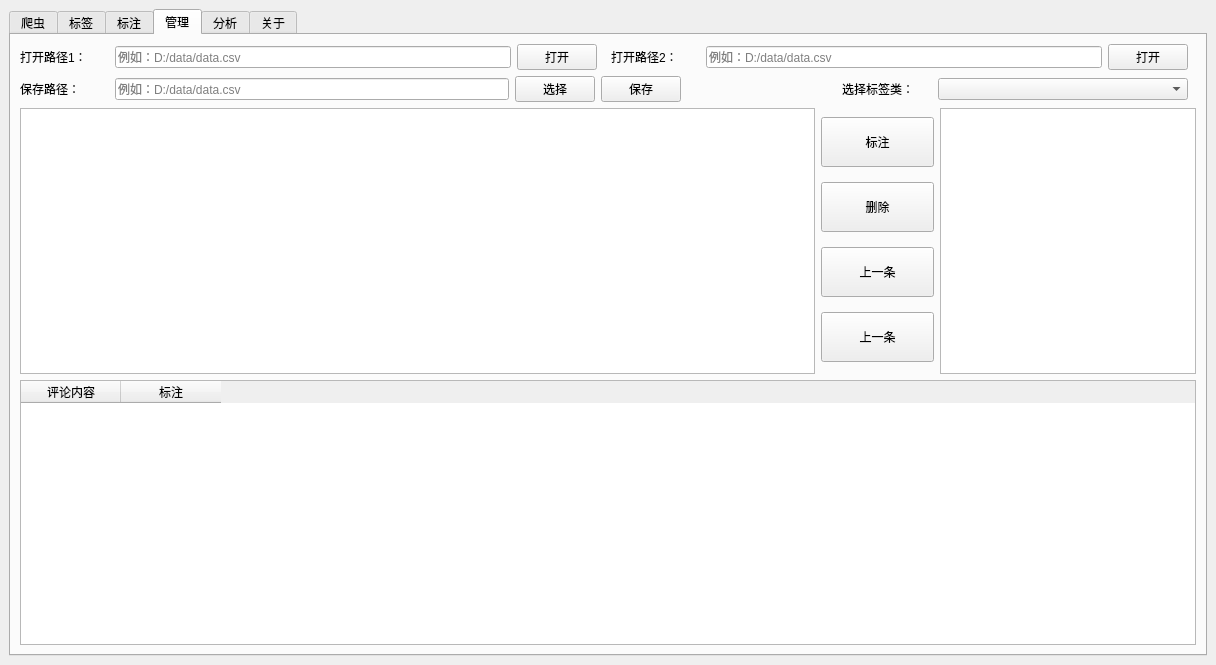
<?xml version="1.0" encoding="UTF-8"?>
<ui version="4.0">
 <class>MainWindow</class>
 <widget class="QMainWindow" name="MainWindow">
  <property name="geometry">
   <rect>
    <x>0</x>
    <y>0</y>
    <width>1216</width>
    <height>665</height>
   </rect>
  </property>
  <property name="windowTitle">
   <string>数据标注软件</string>
  </property>
  <widget class="QWidget" name="centralwidget">
   <layout class="QHBoxLayout" name="horizontalLayout_2">
    <item>
     <widget class="QTabWidget" name="tabWidget">
      <property name="currentIndex">
       <number>3</number>
      </property>
      <property name="iconSize">
       <size>
        <width>17</width>
        <height>20</height>
       </size>
      </property>
      <property name="tabBarAutoHide">
       <bool>false</bool>
      </property>
      <widget class="QWidget" name="spider">
       <attribute name="title">
        <string>爬虫</string>
       </attribute>
       <layout class="QHBoxLayout" name="horizontalLayout">
        <item>
         <layout class="QVBoxLayout" name="spi_vL_1">
          <item>
           <layout class="QHBoxLayout" name="spi_hL_2">
            <property name="topMargin">
             <number>30</number>
            </property>
            <property name="rightMargin">
             <number>400</number>
            </property>
            <item>
             <layout class="QVBoxLayout" name="spi_vL_3">
              <item>
               <layout class="QHBoxLayout" name="spi_hL_9">
                <item>
                 <widget class="QLabel" name="spi_l_stock">
                  <property name="text">
                   <string>股票代号：</string>
                  </property>
                 </widget>
                </item>
                <item>
                 <widget class="QLineEdit" name="spi_lE_stock">
                  <property name="minimumSize">
                   <size>
                    <width>0</width>
                    <height>0</height>
                   </size>
                  </property>
                  <property name="text">
                   <string/>
                  </property>
                  <property name="placeholderText">
                   <string>例如：SH603517</string>
                  </property>
                 </widget>
                </item>
               </layout>
              </item>
              <item>
               <layout class="QHBoxLayout" name="spi_hL_10">
                <item>
                 <widget class="QLabel" name="spi_l_path">
                  <property name="text">
                   <string>保存路径：</string>
                  </property>
                 </widget>
                </item>
                <item>
                 <widget class="QLineEdit" name="spi_lE_path">
                  <property name="text">
                   <string/>
                  </property>
                  <property name="frame">
                   <bool>true</bool>
                  </property>
                  <property name="echoMode">
                   <enum>QLineEdit::Normal</enum>
                  </property>
                  <property name="cursorPosition">
                   <number>0</number>
                  </property>
                  <property name="dragEnabled">
                   <bool>false</bool>
                  </property>
                  <property name="placeholderText">
                   <string>例如：D:/data/data.csv</string>
                  </property>
                 </widget>
                </item>
               </layout>
              </item>
             </layout>
            </item>
            <item>
             <widget class="QPushButton" name="spi_pB_open">
              <property name="text">
               <string>打开</string>
              </property>
             </widget>
            </item>
            <item>
             <widget class="QPushButton" name="spi_pB_yes">
              <property name="text">
               <string>开始</string>
              </property>
             </widget>
            </item>
            <item>
             <widget class="QPushButton" name="spi_pB_stop">
              <property name="text">
               <string>暂停</string>
              </property>
             </widget>
            </item>
           </layout>
          </item>
          <item>
           <spacer name="spi_vS">
            <property name="orientation">
             <enum>Qt::Vertical</enum>
            </property>
            <property name="sizeType">
             <enum>QSizePolicy::Fixed</enum>
            </property>
            <property name="sizeHint" stdset="0">
             <size>
              <width>20</width>
              <height>30</height>
             </size>
            </property>
           </spacer>
          </item>
          <item>
           <widget class="QLabel" name="spi_l_message">
            <property name="text">
             <string>爬取信息：</string>
            </property>
           </widget>
          </item>
          <item>
           <widget class="QTextBrowser" name="spi_tB_message"/>
          </item>
         </layout>
        </item>
       </layout>
      </widget>
      <widget class="QWidget" name="label">
       <attribute name="title">
        <string>标签</string>
       </attribute>
       <layout class="QHBoxLayout" name="horizontalLayout_6">
        <item>
         <layout class="QHBoxLayout" name="lab_hL_1">
          <property name="leftMargin">
           <number>150</number>
          </property>
          <property name="topMargin">
           <number>40</number>
          </property>
          <property name="rightMargin">
           <number>150</number>
          </property>
          <property name="bottomMargin">
           <number>80</number>
          </property>
          <item>
           <layout class="QVBoxLayout" name="lab_vL_2">
            <item>
             <widget class="QLabel" name="lab_l_class">
              <property name="text">
               <string>标签类</string>
              </property>
             </widget>
            </item>
            <item>
             <widget class="QListWidget" name="lab_lW_ClassMessage"/>
            </item>
            <item>
             <layout class="QHBoxLayout" name="lab_hL_4">
              <item>
               <widget class="QPushButton" name="lab_pB_addClass">
                <property name="text">
                 <string>添加标签类</string>
                </property>
               </widget>
              </item>
              <item>
               <widget class="QPushButton" name="lab_pB_delClass">
                <property name="text">
                 <string>删除标签类</string>
                </property>
               </widget>
              </item>
             </layout>
            </item>
           </layout>
          </item>
          <item>
           <spacer name="lab_hS">
            <property name="orientation">
             <enum>Qt::Horizontal</enum>
            </property>
            <property name="sizeType">
             <enum>QSizePolicy::Fixed</enum>
            </property>
            <property name="sizeHint" stdset="0">
             <size>
              <width>119</width>
              <height>21</height>
             </size>
            </property>
           </spacer>
          </item>
          <item>
           <layout class="QVBoxLayout" name="lab_vL_3">
            <item>
             <widget class="QLabel" name="lab_l_label">
              <property name="text">
               <string>标签</string>
              </property>
             </widget>
            </item>
            <item>
             <widget class="QListWidget" name="Lab_lW_labelMessage"/>
            </item>
            <item>
             <layout class="QHBoxLayout" name="lab_hL_5">
              <item>
               <widget class="QPushButton" name="lab_pB_addLabel">
                <property name="text">
                 <string>添加标签</string>
                </property>
               </widget>
              </item>
              <item>
               <widget class="QPushButton" name="lab_pB_delLabel">
                <property name="text">
                 <string>删除标签</string>
                </property>
               </widget>
              </item>
             </layout>
            </item>
           </layout>
          </item>
         </layout>
        </item>
       </layout>
      </widget>
      <widget class="QWidget" name="annotation">
       <attribute name="title">
        <string>标注</string>
       </attribute>
       <layout class="QGridLayout" name="gridLayout">
        <item row="0" column="0">
         <layout class="QVBoxLayout" name="verticalLayout_3">
          <item>
           <layout class="QHBoxLayout" name="ann_hL_2">
            <property name="spacing">
             <number>6</number>
            </property>
            <property name="rightMargin">
             <number>8</number>
            </property>
            <item>
             <widget class="QLabel" name="ann_l_path">
              <property name="sizePolicy">
               <sizepolicy hsizetype="Fixed" vsizetype="Preferred">
                <horstretch>10</horstretch>
                <verstretch>0</verstretch>
               </sizepolicy>
              </property>
              <property name="minimumSize">
               <size>
                <width>89</width>
                <height>0</height>
               </size>
              </property>
              <property name="text">
               <string>打开路径：</string>
              </property>
             </widget>
            </item>
            <item>
             <widget class="QLineEdit" name="remark_lE_path">
              <property name="sizePolicy">
               <sizepolicy hsizetype="Minimum" vsizetype="Fixed">
                <horstretch>10</horstretch>
                <verstretch>0</verstretch>
               </sizepolicy>
              </property>
              <property name="minimumSize">
               <size>
                <width>140</width>
                <height>0</height>
               </size>
              </property>
              <property name="maximumSize">
               <size>
                <width>16777211</width>
                <height>16777215</height>
               </size>
              </property>
              <property name="placeholderText">
               <string>例如：D:/data/data.csv</string>
              </property>
             </widget>
            </item>
            <item>
             <widget class="QPushButton" name="remark_pB_open">
              <property name="sizePolicy">
               <sizepolicy hsizetype="Fixed" vsizetype="Fixed">
                <horstretch>1</horstretch>
                <verstretch>0</verstretch>
               </sizepolicy>
              </property>
              <property name="minimumSize">
               <size>
                <width>0</width>
                <height>0</height>
               </size>
              </property>
              <property name="text">
               <string>打开</string>
              </property>
             </widget>
            </item>
            <item>
             <widget class="QPushButton" name="remark_pB_save">
              <property name="sizePolicy">
               <sizepolicy hsizetype="Fixed" vsizetype="Fixed">
                <horstretch>1</horstretch>
                <verstretch>0</verstretch>
               </sizepolicy>
              </property>
              <property name="text">
               <string>保存</string>
              </property>
             </widget>
            </item>
            <item>
             <spacer name="horizontalSpacer">
              <property name="orientation">
               <enum>Qt::Horizontal</enum>
              </property>
              <property name="sizeType">
               <enum>QSizePolicy::Fixed</enum>
              </property>
              <property name="sizeHint" stdset="0">
               <size>
                <width>155</width>
                <height>20</height>
               </size>
              </property>
             </spacer>
            </item>
            <item>
             <widget class="QLabel" name="ann_l_class">
              <property name="sizePolicy">
               <sizepolicy hsizetype="Expanding" vsizetype="Preferred">
                <horstretch>1</horstretch>
                <verstretch>0</verstretch>
               </sizepolicy>
              </property>
              <property name="minimumSize">
               <size>
                <width>90</width>
                <height>0</height>
               </size>
              </property>
              <property name="text">
               <string>选择标签类：</string>
              </property>
             </widget>
            </item>
            <item>
             <widget class="QComboBox" name="remark_cB_class">
              <property name="sizePolicy">
               <sizepolicy hsizetype="Expanding" vsizetype="Fixed">
                <horstretch>1</horstretch>
                <verstretch>0</verstretch>
               </sizepolicy>
              </property>
              <property name="minimumSize">
               <size>
                <width>250</width>
                <height>0</height>
               </size>
              </property>
             </widget>
            </item>
           </layout>
          </item>
          <item>
           <layout class="QVBoxLayout" name="verticalLayout_2">
            <item>
             <layout class="QHBoxLayout" name="horizontalLayout_3">
              <item>
               <widget class="QListWidget" name="remark_lW_message">
                <property name="sizePolicy">
                 <sizepolicy hsizetype="Fixed" vsizetype="Expanding">
                  <horstretch>0</horstretch>
                  <verstretch>0</verstretch>
                 </sizepolicy>
                </property>
                <property name="minimumSize">
                 <size>
                  <width>795</width>
                  <height>0</height>
                 </size>
                </property>
               </widget>
              </item>
              <item>
               <layout class="QVBoxLayout" name="verticalLayout">
                <property name="leftMargin">
                 <number>15</number>
                </property>
                <property name="topMargin">
                 <number>0</number>
                </property>
                <property name="rightMargin">
                 <number>15</number>
                </property>
                <property name="bottomMargin">
                 <number>0</number>
                </property>
                <item>
                 <widget class="QPushButton" name="ann_pB_yes">
                  <property name="sizePolicy">
                   <sizepolicy hsizetype="Ignored" vsizetype="Fixed">
                    <horstretch>0</horstretch>
                    <verstretch>0</verstretch>
                   </sizepolicy>
                  </property>
                  <property name="minimumSize">
                   <size>
                    <width>60</width>
                    <height>60</height>
                   </size>
                  </property>
                  <property name="text">
                   <string>标注</string>
                  </property>
                 </widget>
                </item>
                <item>
                 <widget class="QPushButton" name="pushButton">
                  <property name="minimumSize">
                   <size>
                    <width>60</width>
                    <height>60</height>
                   </size>
                  </property>
                  <property name="text">
                   <string>删除</string>
                  </property>
                 </widget>
                </item>
                <item>
                 <widget class="QPushButton" name="ann_pB_next">
                  <property name="sizePolicy">
                   <sizepolicy hsizetype="Ignored" vsizetype="Fixed">
                    <horstretch>0</horstretch>
                    <verstretch>0</verstretch>
                   </sizepolicy>
                  </property>
                  <property name="minimumSize">
                   <size>
                    <width>60</width>
                    <height>60</height>
                   </size>
                  </property>
                  <property name="text">
                   <string>下一条</string>
                  </property>
                 </widget>
                </item>
                <item>
                 <widget class="QPushButton" name="ann_pB_pre">
                  <property name="sizePolicy">
                   <sizepolicy hsizetype="Ignored" vsizetype="Fixed">
                    <horstretch>0</horstretch>
                    <verstretch>0</verstretch>
                   </sizepolicy>
                  </property>
                  <property name="minimumSize">
                   <size>
                    <width>60</width>
                    <height>60</height>
                   </size>
                  </property>
                  <property name="text">
                   <string>上一条</string>
                  </property>
                 </widget>
                </item>
               </layout>
              </item>
              <item>
               <widget class="QListWidget" name="remark_lW_label">
                <property name="sizePolicy">
                 <sizepolicy hsizetype="Fixed" vsizetype="Expanding">
                  <horstretch>0</horstretch>
                  <verstretch>0</verstretch>
                 </sizepolicy>
                </property>
                <property name="minimumSize">
                 <size>
                  <width>125</width>
                  <height>0</height>
                 </size>
                </property>
               </widget>
              </item>
             </layout>
            </item>
            <item>
             <widget class="QTableWidget" name="remark_lW_list">
              <column>
               <property name="text">
                <string>评论内容</string>
               </property>
              </column>
              <column>
               <property name="text">
                <string>标注</string>
               </property>
              </column>
             </widget>
            </item>
           </layout>
          </item>
         </layout>
        </item>
       </layout>
      </widget>
      <widget class="QWidget" name="tab">
       <attribute name="title">
        <string>管理</string>
       </attribute>
       <layout class="QVBoxLayout" name="verticalLayout_6">
        <item>
         <layout class="QVBoxLayout" name="verticalLayout_5">
          <item>
           <layout class="QHBoxLayout" name="horizontalLayout_4">
            <item>
             <layout class="QHBoxLayout" name="ann_hL_4">
              <property name="spacing">
               <number>6</number>
              </property>
              <property name="rightMargin">
               <number>8</number>
              </property>
              <item>
               <widget class="QLabel" name="ann_l_path_3">
                <property name="sizePolicy">
                 <sizepolicy hsizetype="Fixed" vsizetype="Preferred">
                  <horstretch>10</horstretch>
                  <verstretch>0</verstretch>
                 </sizepolicy>
                </property>
                <property name="minimumSize">
                 <size>
                  <width>89</width>
                  <height>0</height>
                 </size>
                </property>
                <property name="text">
                 <string>打开路径1：</string>
                </property>
               </widget>
              </item>
              <item>
               <widget class="QLineEdit" name="remark_lE_path_3">
                <property name="sizePolicy">
                 <sizepolicy hsizetype="Minimum" vsizetype="Fixed">
                  <horstretch>10</horstretch>
                  <verstretch>0</verstretch>
                 </sizepolicy>
                </property>
                <property name="minimumSize">
                 <size>
                  <width>140</width>
                  <height>0</height>
                 </size>
                </property>
                <property name="maximumSize">
                 <size>
                  <width>16777211</width>
                  <height>16777215</height>
                 </size>
                </property>
                <property name="placeholderText">
                 <string>例如：D:/data/data.csv</string>
                </property>
               </widget>
              </item>
              <item>
               <widget class="QPushButton" name="remark_pB_open_3">
                <property name="sizePolicy">
                 <sizepolicy hsizetype="Fixed" vsizetype="Fixed">
                  <horstretch>1</horstretch>
                  <verstretch>0</verstretch>
                 </sizepolicy>
                </property>
                <property name="minimumSize">
                 <size>
                  <width>0</width>
                  <height>0</height>
                 </size>
                </property>
                <property name="text">
                 <string>打开</string>
                </property>
               </widget>
              </item>
             </layout>
            </item>
            <item>
             <layout class="QHBoxLayout" name="ann_hL_5">
              <property name="spacing">
               <number>6</number>
              </property>
              <property name="rightMargin">
               <number>8</number>
              </property>
              <item>
               <widget class="QLabel" name="ann_l_path_4">
                <property name="sizePolicy">
                 <sizepolicy hsizetype="Fixed" vsizetype="Preferred">
                  <horstretch>10</horstretch>
                  <verstretch>0</verstretch>
                 </sizepolicy>
                </property>
                <property name="minimumSize">
                 <size>
                  <width>89</width>
                  <height>0</height>
                 </size>
                </property>
                <property name="text">
                 <string>打开路径2：</string>
                </property>
               </widget>
              </item>
              <item>
               <widget class="QLineEdit" name="remark_lE_path_4">
                <property name="sizePolicy">
                 <sizepolicy hsizetype="Minimum" vsizetype="Fixed">
                  <horstretch>10</horstretch>
                  <verstretch>0</verstretch>
                 </sizepolicy>
                </property>
                <property name="minimumSize">
                 <size>
                  <width>140</width>
                  <height>0</height>
                 </size>
                </property>
                <property name="maximumSize">
                 <size>
                  <width>16777211</width>
                  <height>16777215</height>
                 </size>
                </property>
                <property name="placeholderText">
                 <string>例如：D:/data/data.csv</string>
                </property>
               </widget>
              </item>
              <item>
               <widget class="QPushButton" name="remark_pB_open_4">
                <property name="sizePolicy">
                 <sizepolicy hsizetype="Fixed" vsizetype="Fixed">
                  <horstretch>1</horstretch>
                  <verstretch>0</verstretch>
                 </sizepolicy>
                </property>
                <property name="minimumSize">
                 <size>
                  <width>0</width>
                  <height>0</height>
                 </size>
                </property>
                <property name="text">
                 <string>打开</string>
                </property>
               </widget>
              </item>
             </layout>
            </item>
           </layout>
          </item>
          <item>
           <layout class="QHBoxLayout" name="ann_hL_3">
            <property name="spacing">
             <number>6</number>
            </property>
            <property name="rightMargin">
             <number>8</number>
            </property>
            <item>
             <widget class="QLabel" name="ann_l_path_2">
              <property name="sizePolicy">
               <sizepolicy hsizetype="Fixed" vsizetype="Preferred">
                <horstretch>10</horstretch>
                <verstretch>0</verstretch>
               </sizepolicy>
              </property>
              <property name="minimumSize">
               <size>
                <width>89</width>
                <height>0</height>
               </size>
              </property>
              <property name="text">
               <string>保存路径：</string>
              </property>
             </widget>
            </item>
            <item>
             <widget class="QLineEdit" name="remark_lE_path_2">
              <property name="sizePolicy">
               <sizepolicy hsizetype="Minimum" vsizetype="Fixed">
                <horstretch>10</horstretch>
                <verstretch>0</verstretch>
               </sizepolicy>
              </property>
              <property name="minimumSize">
               <size>
                <width>140</width>
                <height>0</height>
               </size>
              </property>
              <property name="maximumSize">
               <size>
                <width>16777211</width>
                <height>16777215</height>
               </size>
              </property>
              <property name="placeholderText">
               <string>例如：D:/data/data.csv</string>
              </property>
             </widget>
            </item>
            <item>
             <widget class="QPushButton" name="remark_pB_open_2">
              <property name="sizePolicy">
               <sizepolicy hsizetype="Fixed" vsizetype="Fixed">
                <horstretch>1</horstretch>
                <verstretch>0</verstretch>
               </sizepolicy>
              </property>
              <property name="minimumSize">
               <size>
                <width>0</width>
                <height>0</height>
               </size>
              </property>
              <property name="text">
               <string>选择</string>
              </property>
             </widget>
            </item>
            <item>
             <widget class="QPushButton" name="remark_pB_save_2">
              <property name="sizePolicy">
               <sizepolicy hsizetype="Fixed" vsizetype="Fixed">
                <horstretch>1</horstretch>
                <verstretch>0</verstretch>
               </sizepolicy>
              </property>
              <property name="text">
               <string>保存</string>
              </property>
             </widget>
            </item>
            <item>
             <spacer name="horizontalSpacer_2">
              <property name="orientation">
               <enum>Qt::Horizontal</enum>
              </property>
              <property name="sizeType">
               <enum>QSizePolicy::Fixed</enum>
              </property>
              <property name="sizeHint" stdset="0">
               <size>
                <width>155</width>
                <height>20</height>
               </size>
              </property>
             </spacer>
            </item>
            <item>
             <widget class="QLabel" name="ann_l_class_2">
              <property name="sizePolicy">
               <sizepolicy hsizetype="Expanding" vsizetype="Preferred">
                <horstretch>1</horstretch>
                <verstretch>0</verstretch>
               </sizepolicy>
              </property>
              <property name="minimumSize">
               <size>
                <width>90</width>
                <height>0</height>
               </size>
              </property>
              <property name="text">
               <string>选择标签类：</string>
              </property>
             </widget>
            </item>
            <item>
             <widget class="QComboBox" name="remark_cB_class_2">
              <property name="sizePolicy">
               <sizepolicy hsizetype="Expanding" vsizetype="Fixed">
                <horstretch>1</horstretch>
                <verstretch>0</verstretch>
               </sizepolicy>
              </property>
              <property name="minimumSize">
               <size>
                <width>250</width>
                <height>0</height>
               </size>
              </property>
             </widget>
            </item>
           </layout>
          </item>
          <item>
           <layout class="QHBoxLayout" name="horizontalLayout_5">
            <item>
             <widget class="QListWidget" name="remark_lW_message_2">
              <property name="sizePolicy">
               <sizepolicy hsizetype="Fixed" vsizetype="Expanding">
                <horstretch>0</horstretch>
                <verstretch>0</verstretch>
               </sizepolicy>
              </property>
              <property name="minimumSize">
               <size>
                <width>795</width>
                <height>0</height>
               </size>
              </property>
             </widget>
            </item>
            <item>
             <layout class="QVBoxLayout" name="verticalLayout_4">
              <item>
               <widget class="QPushButton" name="ann_pB_yes_2">
                <property name="sizePolicy">
                 <sizepolicy hsizetype="Ignored" vsizetype="Fixed">
                  <horstretch>0</horstretch>
                  <verstretch>0</verstretch>
                 </sizepolicy>
                </property>
                <property name="minimumSize">
                 <size>
                  <width>60</width>
                  <height>50</height>
                 </size>
                </property>
                <property name="text">
                 <string>标注</string>
                </property>
                <property name="iconSize">
                 <size>
                  <width>10</width>
                  <height>10</height>
                 </size>
                </property>
               </widget>
              </item>
              <item>
               <widget class="QPushButton" name="ann_pB_next_2">
                <property name="sizePolicy">
                 <sizepolicy hsizetype="Ignored" vsizetype="Fixed">
                  <horstretch>0</horstretch>
                  <verstretch>0</verstretch>
                 </sizepolicy>
                </property>
                <property name="minimumSize">
                 <size>
                  <width>50</width>
                  <height>50</height>
                 </size>
                </property>
                <property name="text">
                 <string>删除</string>
                </property>
               </widget>
              </item>
              <item>
               <widget class="QPushButton" name="ann_pB_pre_2">
                <property name="sizePolicy">
                 <sizepolicy hsizetype="Ignored" vsizetype="Fixed">
                  <horstretch>0</horstretch>
                  <verstretch>0</verstretch>
                 </sizepolicy>
                </property>
                <property name="minimumSize">
                 <size>
                  <width>50</width>
                  <height>50</height>
                 </size>
                </property>
                <property name="text">
                 <string>上一条</string>
                </property>
               </widget>
              </item>
              <item>
               <widget class="QPushButton" name="ann_pB_pre_3">
                <property name="sizePolicy">
                 <sizepolicy hsizetype="Ignored" vsizetype="Fixed">
                  <horstretch>0</horstretch>
                  <verstretch>0</verstretch>
                 </sizepolicy>
                </property>
                <property name="minimumSize">
                 <size>
                  <width>50</width>
                  <height>50</height>
                 </size>
                </property>
                <property name="text">
                 <string>上一条</string>
                </property>
               </widget>
              </item>
             </layout>
            </item>
            <item>
             <widget class="QListWidget" name="remark_lW_label_2">
              <property name="sizePolicy">
               <sizepolicy hsizetype="Fixed" vsizetype="Expanding">
                <horstretch>0</horstretch>
                <verstretch>0</verstretch>
               </sizepolicy>
              </property>
              <property name="minimumSize">
               <size>
                <width>125</width>
                <height>0</height>
               </size>
              </property>
             </widget>
            </item>
           </layout>
          </item>
          <item>
           <widget class="QTableWidget" name="remark_lW_list_2">
            <column>
             <property name="text">
              <string>评论内容</string>
             </property>
            </column>
            <column>
             <property name="text">
              <string>标注</string>
             </property>
            </column>
           </widget>
          </item>
         </layout>
        </item>
       </layout>
      </widget>
      <widget class="QWidget" name="analyze">
       <attribute name="title">
        <string>分析</string>
       </attribute>
       <layout class="QHBoxLayout" name="horizontalLayout_34">
        <item>
         <layout class="QVBoxLayout" name="ana_vL_2">
          <property name="bottomMargin">
           <number>20</number>
          </property>
          <item>
           <layout class="QHBoxLayout" name="ana_hL_3">
            <property name="rightMargin">
             <number>563</number>
            </property>
            <item>
             <widget class="QLabel" name="ana_l_open">
              <property name="sizePolicy">
               <sizepolicy hsizetype="Fixed" vsizetype="Preferred">
                <horstretch>1</horstretch>
                <verstretch>0</verstretch>
               </sizepolicy>
              </property>
              <property name="minimumSize">
               <size>
                <width>89</width>
                <height>0</height>
               </size>
              </property>
              <property name="text">
               <string>打开路径：</string>
              </property>
             </widget>
            </item>
            <item>
             <widget class="QLineEdit" name="ana_lE_path">
              <property name="sizePolicy">
               <sizepolicy hsizetype="Minimum" vsizetype="Fixed">
                <horstretch>0</horstretch>
                <verstretch>0</verstretch>
               </sizepolicy>
              </property>
              <property name="minimumSize">
               <size>
                <width>39</width>
                <height>0</height>
               </size>
              </property>
              <property name="placeholderText">
               <string>例如：D:/data/data.csv</string>
              </property>
             </widget>
            </item>
            <item>
             <widget class="QPushButton" name="ana_pB_open">
              <property name="sizePolicy">
               <sizepolicy hsizetype="Fixed" vsizetype="Fixed">
                <horstretch>1</horstretch>
                <verstretch>0</verstretch>
               </sizepolicy>
              </property>
              <property name="text">
               <string>打开</string>
              </property>
             </widget>
            </item>
            <item>
             <widget class="QPushButton" name="ana_pB_yes">
              <property name="sizePolicy">
               <sizepolicy hsizetype="Fixed" vsizetype="Fixed">
                <horstretch>1</horstretch>
                <verstretch>0</verstretch>
               </sizepolicy>
              </property>
              <property name="text">
               <string>确认</string>
              </property>
             </widget>
            </item>
           </layout>
          </item>
          <item>
           <layout class="QHBoxLayout" name="ana_hL_4">
            <property name="rightMargin">
             <number>816</number>
            </property>
            <item>
             <widget class="QLabel" name="ana_l_class">
              <property name="sizePolicy">
               <sizepolicy hsizetype="Fixed" vsizetype="Preferred">
                <horstretch>0</horstretch>
                <verstretch>0</verstretch>
               </sizepolicy>
              </property>
              <property name="minimumSize">
               <size>
                <width>90</width>
                <height>0</height>
               </size>
              </property>
              <property name="text">
               <string>选择标签类：</string>
              </property>
             </widget>
            </item>
            <item>
             <widget class="QComboBox" name="ana_cB_class">
              <property name="sizePolicy">
               <sizepolicy hsizetype="Fixed" vsizetype="Fixed">
                <horstretch>0</horstretch>
                <verstretch>0</verstretch>
               </sizepolicy>
              </property>
              <property name="minimumSize">
               <size>
                <width>250</width>
                <height>0</height>
               </size>
              </property>
             </widget>
            </item>
           </layout>
          </item>
          <item>
           <spacer name="ana_vS_3">
            <property name="orientation">
             <enum>Qt::Vertical</enum>
            </property>
            <property name="sizeType">
             <enum>QSizePolicy::Fixed</enum>
            </property>
            <property name="sizeHint" stdset="0">
             <size>
              <width>20</width>
              <height>20</height>
             </size>
            </property>
           </spacer>
          </item>
          <item>
           <layout class="QHBoxLayout" name="ana_hL_5">
            <property name="leftMargin">
             <number>160</number>
            </property>
            <property name="topMargin">
             <number>0</number>
            </property>
            <property name="rightMargin">
             <number>160</number>
            </property>
            <item>
             <layout class="QHBoxLayout" name="ana_hL_7">
              <property name="spacing">
               <number>27</number>
              </property>
              <item>
               <widget class="QWidget" name="widget" native="true">
                <property name="sizePolicy">
                 <sizepolicy hsizetype="Fixed" vsizetype="Expanding">
                  <horstretch>100</horstretch>
                  <verstretch>20</verstretch>
                 </sizepolicy>
                </property>
               </widget>
              </item>
             </layout>
            </item>
            <item>
             <widget class="QTextBrowser" name="ana_tB_static">
              <property name="sizePolicy">
               <sizepolicy hsizetype="Maximum" vsizetype="Expanding">
                <horstretch>0</horstretch>
                <verstretch>0</verstretch>
               </sizepolicy>
              </property>
             </widget>
            </item>
           </layout>
          </item>
         </layout>
        </item>
       </layout>
      </widget>
      <widget class="QWidget" name="about">
       <attribute name="title">
        <string>关于</string>
       </attribute>
      </widget>
     </widget>
    </item>
   </layout>
  </widget>
 </widget>
 <resources/>
 <connections/>
</ui>
